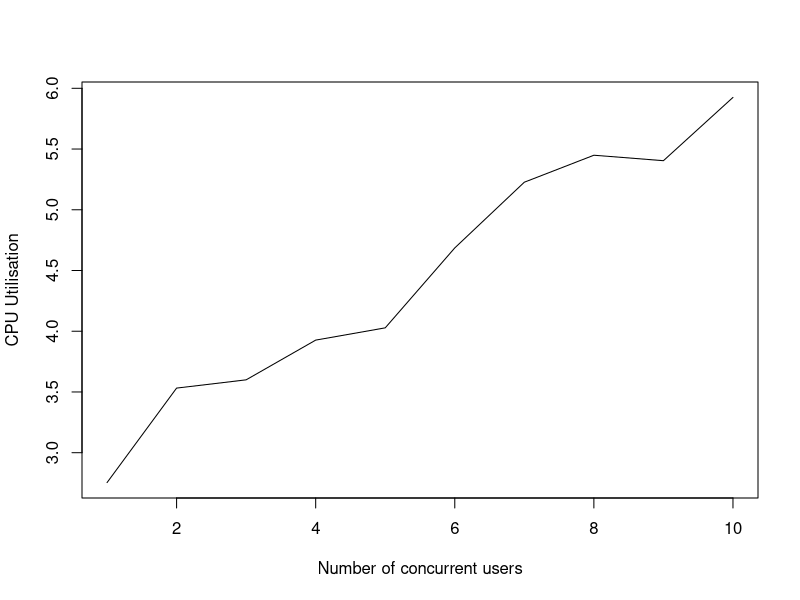
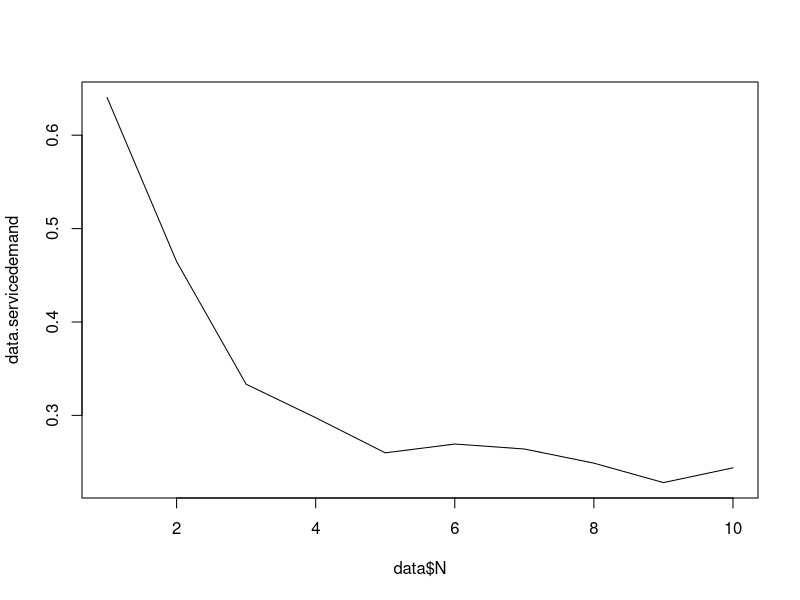
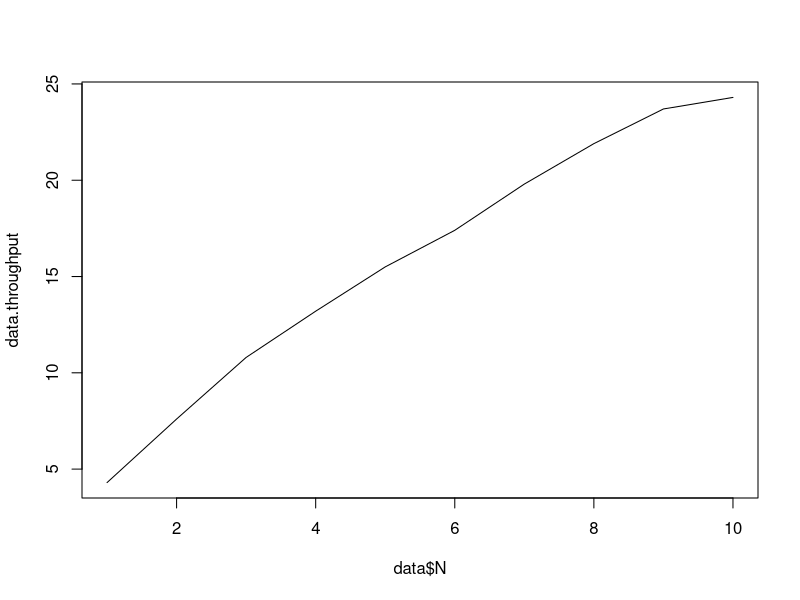

Generate these figures, in order, with R:
#Read in data from results.dat
data<-read.table("results.dat", header=TRUE, sep=" ")

#Convert to busy time
data.busy<-100 - data$IDLE;

#Calculate utilisation = busy/time
data.util<-data.busy/10

#Calculate throughput = tasks completed/time
data.throughput<-data$C0/10;

#Calculate service demand = utilisation/throughput
data.servicedemand<-data.util/data.throughput

#Calculate interactive response time R = M/X0 - Z
#data.response = data$M/data.throughput - Z;

png("NvsUi");
	#Build plot N vs Ui
	plot(data$N, data.util, type="l", xlab="Number of concurrent users", ylab="CPU Utilisation")
dev.off();

png("NvsDi");
	#Build plot N vs Di
	plot(data$N, data.servicedemand, type="l");
dev.off();

png("NvsX0");
	#Build plot N vs Di
	plot(data$N, data.throughput, type="l");
dev.off();



